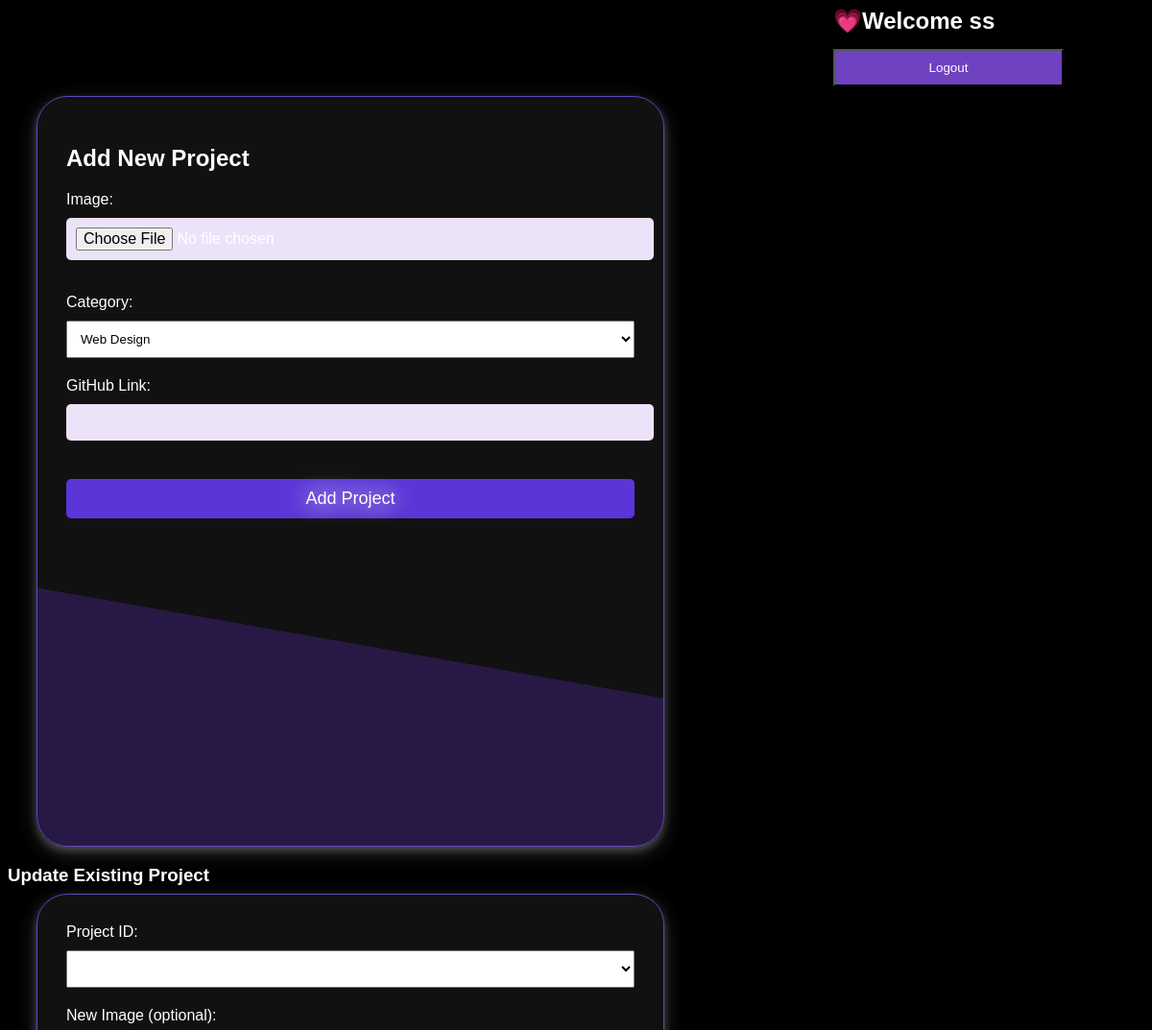
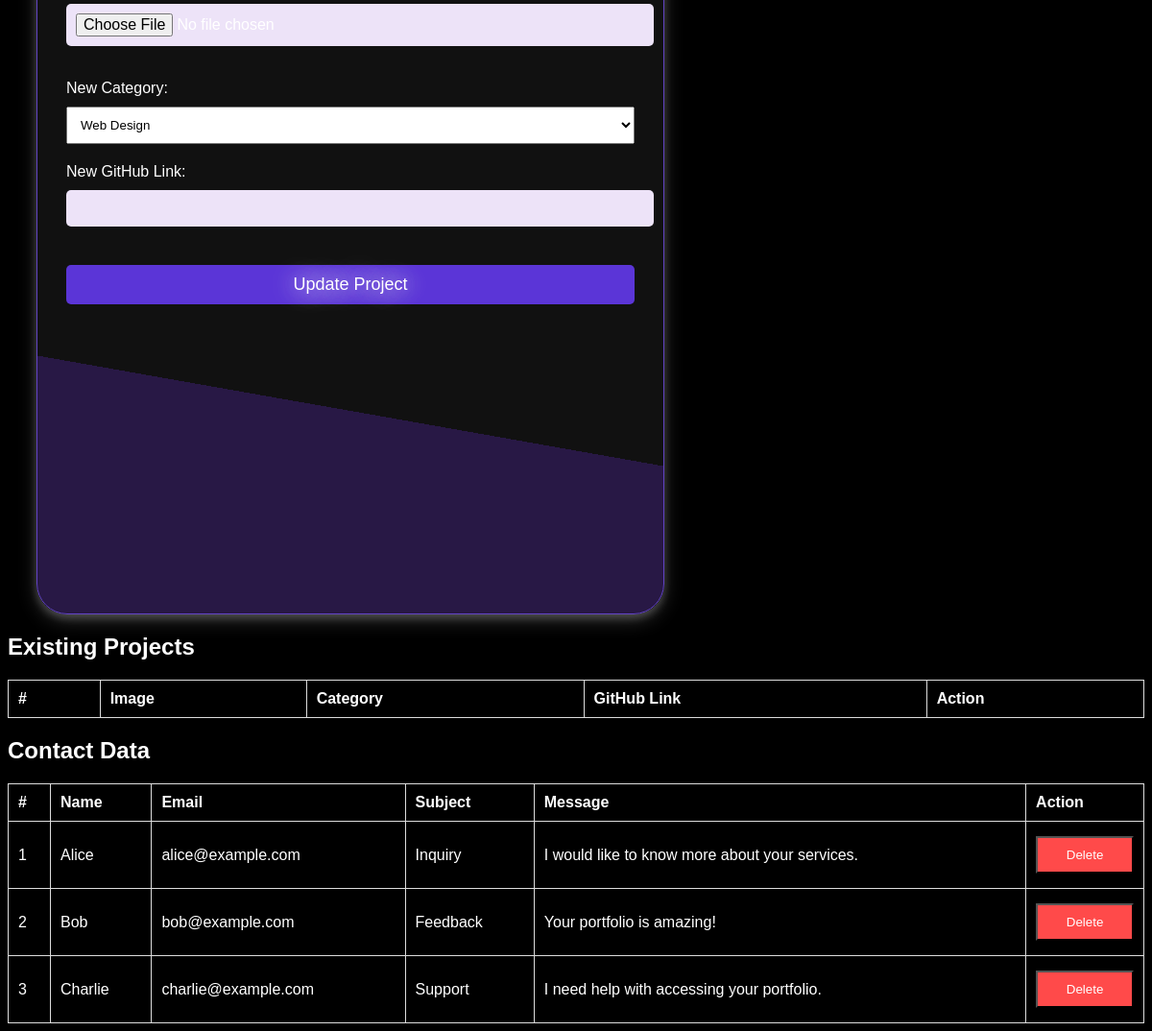
Page /adminpage.php (signed in) on the committed database (2 pictures, top to bottom).
### tables this page shows
CREATE TABLE contact (
    id INT AUTO_INCREMENT PRIMARY KEY,
    name VARCHAR(100) NOT NULL,
    email VARCHAR(100) NOT NULL,
    subject VARCHAR(255),
    message TEXT,
    created_at TIMESTAMP DEFAULT CURRENT_TIMESTAMP
);

### adminpage.php (the view, shortened to what this page needs)
<?php
$servername = "localhost";
$username = "root";
$password = "";
$dbname = "portfolio";
$conn = new mysqli($servername, $username, $password, $dbname);
$contact_sql = "SELECT * FROM contact";
$contact_result = $conn->query($contact_sql);
$contact = [];
if ($contact_result->num_rows > 0) {
    while ($row = $contact_result->fetch_assoc()) {
        $contact[] = $row;
    }
}
?>
<!DOCTYPE html>
<html lang="en">
<head>
    <link href="adminpage.css" rel="stylesheet">
</head>
<body>
<header>
    <nav>
        <ul>
            <h1>💗Welcome <?php echo htmlspecialchars($_SESSION['admin_name']); ?></h1>
            <form action="logout.php" method="POST">
                <button type="submit" style="color:#fff; background-color:#6f42c1;margin-top: -5px;">Logout</button>
            </form>
        </ul>
    </nav>
</header>
<div class="section">
    <form method="POST" enctype="multipart/form-data">
        <h2>Add New Project</h2>
        <div class="form-group">
            <label for="image">Image:</label>
            <input type="file" id="image" name="image" required>
        </div>
        <div class="form-group">
            <label for="category">Category:</label>
            <select id="category" name="category" required>
                <option value="Web Design">Web Design</option>
            </select>
        </div>
        <div class="form-group">
            <label for="github_link">GitHub Link:</label>
            <input type="text" id="github_link" name="github_link" required>
        </div>
        <button type="submit" name="add_project">Add Project</button>
    </form>
</div>
<h3>Update Existing Project</h3>
<div class="section" style="margin-top: -10px;">
  <form method="POST" enctype="multipart/form-data">
        <div class="form-group">
            <label for="id">Project ID:</label>
            <select id="id" name="id" required>
            </select>
        </div>
        <div class="form-group">
            <label for="image">New Image (optional):</label>
            <input type="file" id="image" name="image">
        </div>
        <div class="form-group">
            <label for="category">New Category:</label>
            <select id="category" name="category" required>
                <option value="Web Design">Web Design</option>
            </select>
        </div>
        <div class="form-group">
            <label for="github_link">New GitHub Link:</label>
            <input type="text" id="github_link" name="github_link" required>
        </div>
        <button type="submit" name="update_project">Update Project</button>
    </form>
</div>
<h2>Existing Projects</h2>
<table>
    <thead>
        <tr>
            <th>#</th>
            <th>Image</th>
            <th>Category</th>
            <th>GitHub Link</th>
            <th>Action</th>
        </tr>
    </thead>
</table>
<h2>Contact Data</h2>
<table>
    <thead>
        <tr>
            <th>#</th>
            <th>Name</th>
            <th>Email</th>
            <th>Subject</th>
            <th>Message</th>
            <th>Action</th>
        </tr>
    </thead>
    <tbody>
        <?php foreach ($contact as $contact) { ?>
            <tr>
                <td><?php echo $contact['id']; ?></td>
                <td><?php echo htmlspecialchars($contact['name']); ?></td>
                <td><?php echo htmlspecialchars($contact['email']); ?></td>
                <td><?php echo htmlspecialchars($contact['subject']); ?></td>
                <td><?php echo htmlspecialchars($contact['message']); ?></td>
                <td>
                    <form method="POST" style="display: inline;">
                        <button style="background:#ff4a4a;color: #fff;" type="submit" name="delete_contact" onclick="return confirm('Are you sure you want to delete this contact?');">Delete</button>
                    </form>
                </td>
            </tr>
        <?php } ?>
    </tbody>
</table>
</body>
</html>

### adminpage.css (style rules this page uses)
body { font-family: Arial, sans-serif; background:#000; color:#fff; }
header { padding: 20px; position: fixed; margin-left: 70%; top: -50px; width: 20%; }
header nav ul { display: inline; justify-content: end; list-style: none; }
.section { height: 90vh; width: 50%; display: flexbox; color: #ffffff; justify-content: center; padding: 30px; align-items:center; background: linear-gradient(190deg, #111 70%, #281845 20%); margin-top: 100px; margin-left: 30px; margin-right: 30px; border-radius: 2rem; border: 1px solid #6244C5; box-shadow: 0 4px 8px 0 rgba(255, 255, 255, 0.2), 0 6px 20px 0 rgba(255, 255, 255, 0.19); }
.section input { width: 100%; padding: 10px; margin-bottom: 20px; border: none; border-radius: 5px; background: #ede3f8; color: #fff; font-size: 16px; }
.section button { width: 100%; padding: 10px; border: none; border-radius: 5px; background:#5b35d7; color: #fff; font-size: 18px; cursor: pointer; text-shadow: 0 0 10px #5b35d7, 0 0 20px #fff, 0 0 30px #fff; }
.form-group { margin-bottom: 15px; }
label { display: block; margin-bottom: 5px; }
input, select, button { padding: 10px; width: 100%; margin: 5px 0; }
table { width: 100%; border-collapse: collapse; margin-top: 20px; }
table, th, td { border: 1px solid #ddd; }
th, td { padding: 10px; text-align: left; }

### rows in the picture
contact: id "1", name "Alice", email "alice@example.com", subject "Inquiry", message "I would like to know more about your services."
contact: id "2", name "Bob", email "bob@example.com", subject "Feedback", message "Your portfolio is amazing!"
contact: id "3", name "Charlie", email "charlie@example.com", subject "Support", message "I need help with accessing your portfolio."

### other values in the picture
$_SESSION['admin_name'] "ss"
